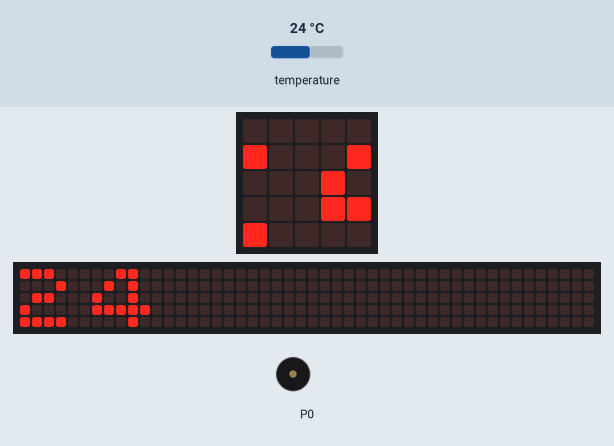
Simulated run of this program. Board: BBC micro:bit (MakeCode). On the bench: the board's 5×5 LED display, a strip that is not on the board, showing the scrolling text unrolled, buzzer (waves = sounding). Inputs (shaded band) come from the test bench; at power-on: temperature 24 °C. The 48×5 strip is a reading aid, not a part: it shows the text the display is scrolling, unrolled, one strip-width of it at a time.

Above: at 1.27 s.
1.3 s: temperature set to 25.6 °C
4.8 s: temperature set to 26.4 °C
At 9.69 s:
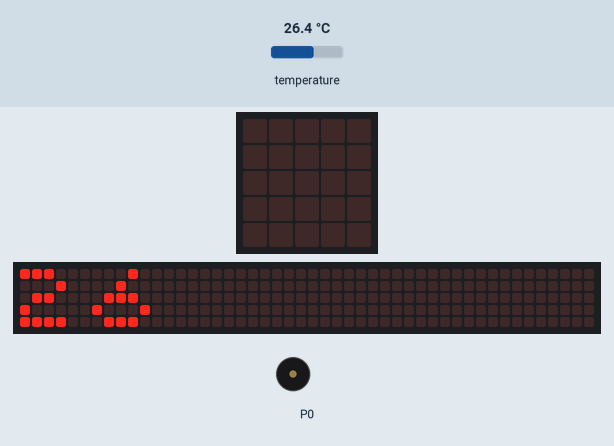
10.8 s: temperature set to 41 °C
At 12.51 s:
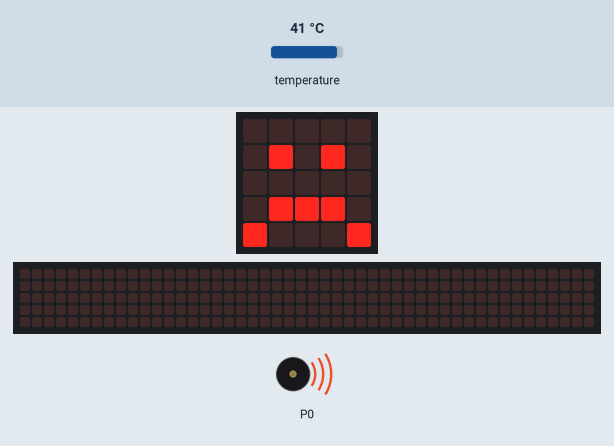
17.4 s: temperature set to 28 °C
At 22.4 s:
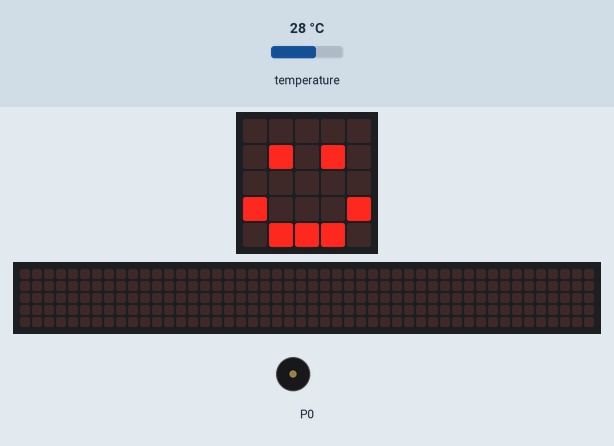
Timing chart, 0 to 23.9 s (numbered marks = the images above; inputs shaded):
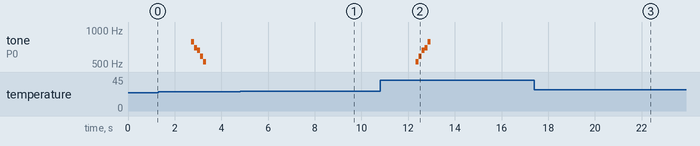

Measured:
- the behaviour switches between 25.9 and 26 °C on temperature (found by bisection; images 0 and 1)
- after the input at 10.8 s, tone on P0: plays 523 Hz for 0.13 s, 587 Hz for 0.13 s, 659 Hz for 0.13 s, 698 Hz for 0.13 s, 784 Hz for 0.13 s, starting after 1.5 s; the display: first differs from a run without the input after 1.5 s (image 2)
- after the input at 17.4 s, tone on P0: stops changing and stays silent
- by itself, tone on P0: plays 784 Hz for 0.13 s, 698 Hz for 0.13 s, 659 Hz for 0.13 s, 587 Hz for 0.13 s, 523 Hz for 0.13 s
- what the display in image 2 shows lasts 0.6 s, from 12.3 s to 12.9 s

The program:

main.ts
```typescript
basic.forever(function () {
    basic.showNumber(input.temperature())
    if (input.temperature() >= 26 && input.temperature() <= 34) {
        basic.showIcon(IconNames.Happy)
        basic.showString("T.NORMAL")
    }
    if (input.temperature() > 34) {
        music.startMelody(music.builtInMelody(Melodies.JumpUp), MelodyOptions.OnceInBackground)
        basic.showIcon(IconNames.Sad)
        basic.showString("T.ALTA")
    }
    if (input.temperature() < 26) {
        music.startMelody(music.builtInMelody(Melodies.JumpDown), MelodyOptions.OnceInBackground)
        basic.showIcon(IconNames.Sad)
        basic.showString("T.BAJA")
    }
})
```

test.ts
```typescript
// aquí va el archivo "tests"; esto no se compilará cuando este paquete se utilice como una extensión.
```
